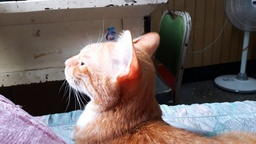
#> input picture Hw2/source.jpg, 256 x 144 px, shrunk from 1280 x 720 before the run
$ jupyter execute hw2.ipynb
#> lines starting #> are read from the running program, lines starting #| are printed output that depends on the picture
[cell 1]
from PIL import Image
from math import sqrt

[cell 2]
img = Image.open("source.jpg").convert("L")
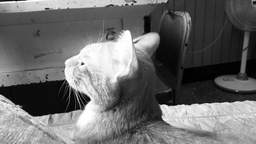
#> img: PIL image 256x144 L; min 0, max 255, mean 106

[cell 3]
#img.save("source_greyscale.jpg")

[cell 4]
def convolutionMask(img,pixels,position,mask):
#> called with position = (0, 0)
    valueList = []
    pX = position[0]
    pY = position[1]
    for i in range(3):
        mY = i-1+pY
        for j in range(3):
            mX = j-1 + pX
            if mX < 0 or mX >= img.width or mY < 0 or mY >= img.height:
                valueList.append(pixels[pX,pY] * mask[i][j])
                continue

            value = pixels[mX,mY] * mask[i][j]
            valueList.append(value)

    result= sum(valueList)
    return result

[cell 5]
pixels = img.load()
mask = [[-1,-1,-1],
        [-1,8,-1],
        [-1,-1,-1]]
print(convolutionMask(img,pixels,(0,0),mask))
#| -69
print(pixels[99,99],pixels[99,100],pixels[99,101],pixels[100,99],pixels[100,100],pixels[100,101],pixels[101,99],pixels[101,100],pixels[101,101])
#| 175 166 162 181 179 178 139 148 158
print(convolutionMask(img,pixels,[100,100],mask))
#| 125

[cell 6]
def createImageEdge(img):
    output =Image.new('L',(img.width,img.height),'white')
#> output: PIL image 256x144 L; every value is 255
    outputPixels = output.load()
    #print(img.width,img.height)

    pixels = img.load()
    for j in range(img.height):
        for i in range(img.width):
            value = int(convolutionMask(img,pixels,(i,j),mask)) #+ pixels[i,j][0]
            #print(value)
            outputPixels[i,j] = value
    return output

[cell 7]
def mergeImage(img1,img2):
    pixels1 = img1.load()
    pixels2 = img2.load()

    output = Image.new('L',(img1.width,img1.height),"white")
    outputPixel = output.load()
    for j in range(img1.height):
        for i in range(img1.width):
            value =  pixels1[i,j] + pixels2[i,j]
            outputPixel[i,j] = value

    return output

[cell 8]
edgeImg = createImageEdge(img)
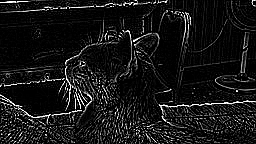
#> edgeImg: PIL image 256x144 L; min 0, max 255, mean 22.3
edgeImg.save("process1.jpg")

[cell 9]
mergeImg = mergeImage(img,edgeImg)
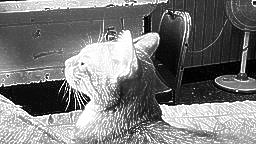
#> mergeImg: PIL image 256x144 L; min 0, max 255, mean 120.6
mergeImg.save('process2.jpg')

[cell 10]
def createSobelFilterImage(img):
    maskX = [[-1,0,1],
             [-2,0,2],
             [-1,0,1]]
    maskY = [[-1,-2,-1],
             [0,0,0],
             [1,2,1]]

    output = Image.new('L',(img.width,img.height),"white")
    outputPixel = output.load()

    pixels = img.load()
    for j in range(img.height):
        for i in range(img.width):
            gX = convolutionMask(img,pixels,(i,j),maskX)
            gY = convolutionMask(img,pixels,(i,j),maskY)
            value = int(sqrt(gX*gX + gY*gY))
            outputPixel[i,j] = value
    return output

[cell 11]
sobelImg = createSobelFilterImage(img)
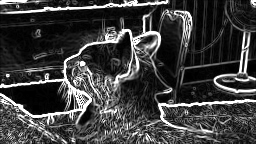
#> sobelImg: PIL image 256x144 L; min 0, max 255, mean 62.3
sobelImg.save('process3.jpg')

[cell 12]
def advangeImage(img):
    mask = [[0.1111,0.1111,0.1111],
        [0.1111,0.1111,0.1111],
        [0.1111,0.1111,0.1111]]
    output = Image.new('L',(img.width,img.height),"white")
    outputPixel = output.load()

    pixels = img.load()
    for j in range(img.height):
        for i in range(img.width):
            value = convolutionMask(img,pixels,(i,j),mask)
            outputPixel[i,j] = int(value)
    return output

[cell 13]
advancedImg = advangeImage(sobelImg)
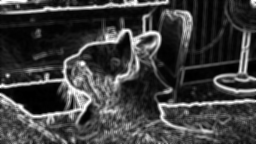
#> advancedImg: PIL image 256x144 L; min 0, max 254, mean 61.7
advancedImg.save('process4.jpg')

[cell 14]
def normalizeAndMerge(normalizeImg,inputImg):
    pixelsNormal = normalizeImg.load()
    inputPixels = inputImg.load()

    output = Image.new('L',(normalizeImg.width,normalizeImg.height),"white")
    outputPixel = output.load()

    for j in range(img.height):
        for i in range(img.width):
            value = pixelsNormal[i,j] / 255 * inputPixels[i,j]
            outputPixel[i,j] = int(value)
    return output

[cell 15]
noramlizedImg = normalizeAndMerge(advancedImg,edgeImg)
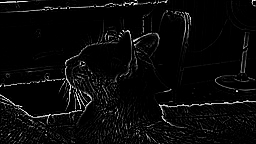
#> noramlizedImg: PIL image 256x144 L; min 0, max 254, mean 10
noramlizedImg.save('process5.jpg')

[cell 16]
finalImg = mergeImage(noramlizedImg,img)
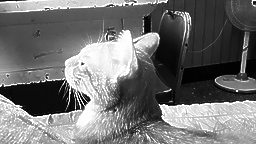
#> finalImg: PIL image 256x144 L; min 0, max 255, mean 112.8
finalImg.save('process6.jpg')

$ run again, with Hw2/enhance_0.jpg copied over Hw2/source.jpg
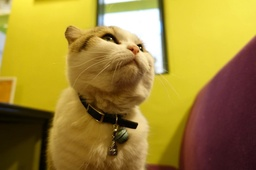
#> input picture Hw2/enhance_0.jpg, 256 x 170 px, shrunk from 784 x 522 before the run
#| -21
#| 84 79 73 83 86 86 83 78 78
#| 44
#> output: PIL image 256x170 L; every value is 255
#> `noramlizedImg = normalizeAndMerge(advancedImg,edgeImg)`:
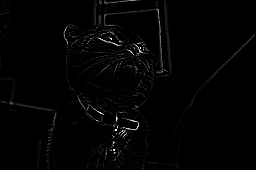
#> noramlizedImg: PIL image 256x170 L; min 0, max 254, mean 3.3
#> `finalImg = mergeImage(noramlizedImg,img)`:
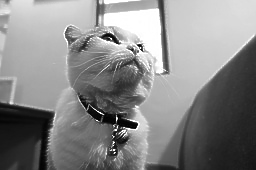
#> finalImg: PIL image 256x170 L; min 2, max 255, mean 134.8
